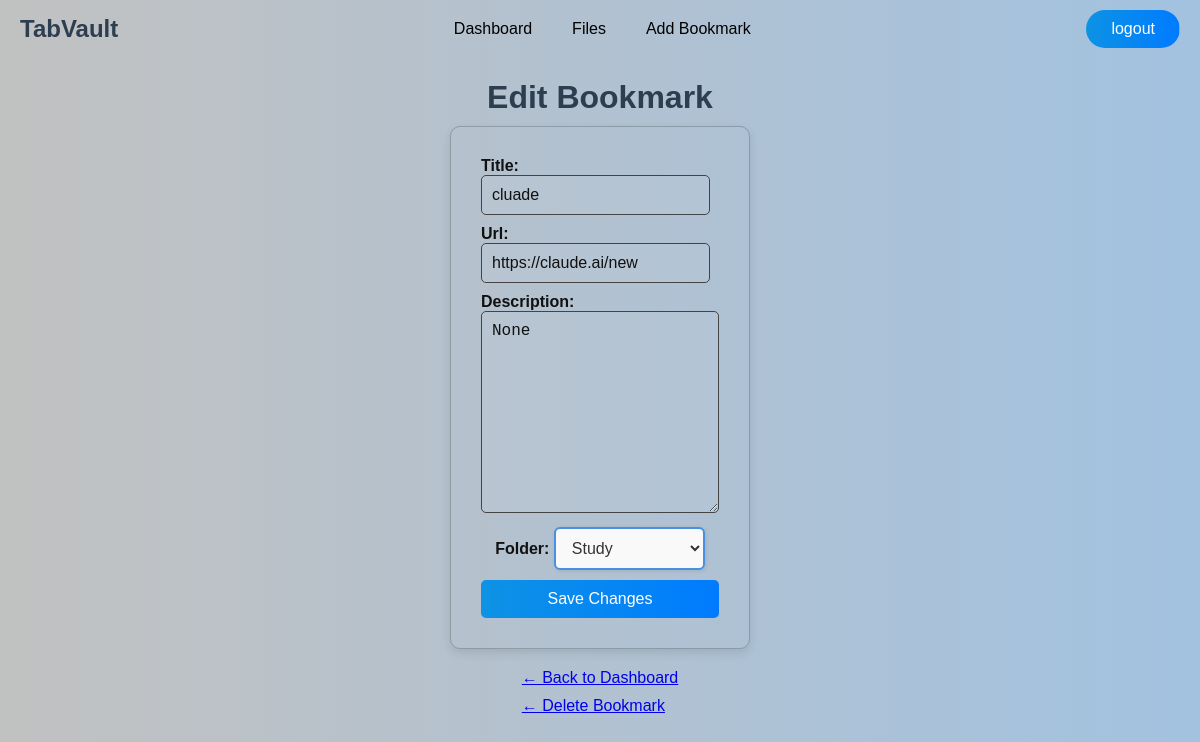
The app's page /dashboard/edit_bookmark/s/ (signed in), older data.
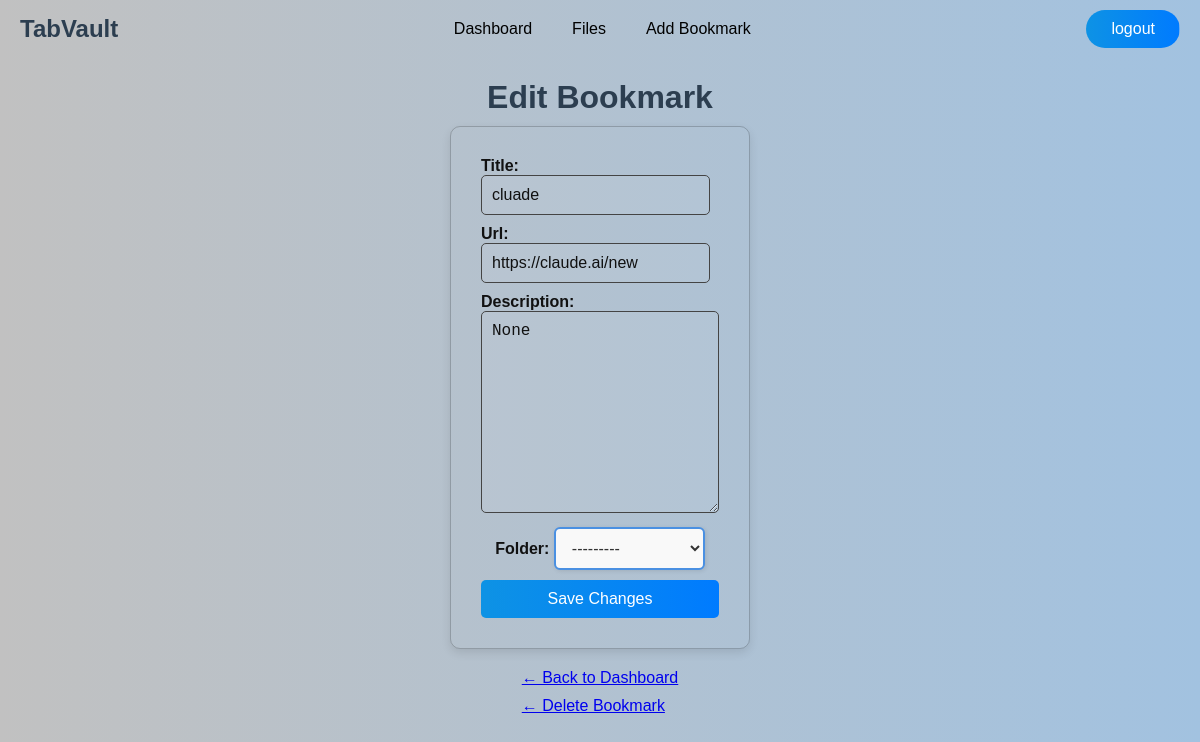
The same page, newer data.
### Dashboard/models.py (models this page shows, shortened)
class Bookmark(models.Model):
    user = models.ForeignKey(User, on_delete=models.CASCADE)
    title = models.CharField(max_length=255)
    url = models.URLField()
    slug = models.SlugField(max_length=255, unique=True, blank=True)
    folder = models.ForeignKey('File', on_delete=models.SET_NULL, null=True, blank=True, related_name='bookmarks')
    description = models.TextField(blank=True, null=True)
    created_at = models.DateTimeField(auto_now_add=True)
    updated_at = models.DateTimeField(auto_now=True)

### Dashboard/views.py (the view)
# urls.py: path('edit_bookmark/<slug:slug>/', views.edit_bookmark, name='edit_bookmark'),
@login_required
def edit_bookmark(request, slug):
    bookmark = Bookmark.objects.get(slug=slug)
    if request.method == "POST":
        form = forms.BookmarkForm(request.POST, request.FILES, instance=bookmark)
        if form.is_valid():
            bookmark = form.save(commit=False)
            bookmark.user = request.user
            bookmark.save() # auto generate slug
            return redirect('Dashboard:dashboard')
    else:
        form = forms.BookmarkForm(instance=bookmark)
    return render(request, 'Dashboard/edit_bookmark.html', {'form': form, 'bookmark': bookmark})

### Dashboard/models.py (called while the page is built)
    def __str__(self):
        return self.name

### Dashboard/templates/Dashboard/edit_bookmark.html (shortened to what this page needs)
{% extends "main/layout.html" %}
{% block content %}
    <h1>Edit Bookmark</h1>
    <form method="POST" enctype="multipart/form-data">
        {{ form.as_p }}
        <button type="submit">Save Changes</button>
    </form>
    <p>
        <div class="edit-links">
        <a href="{% url 'Dashboard:dashboard' %}">← Back to Dashboard</a>
        <a href="{% url "Dashboard:delete_bookmark" bookmark.slug %}">← Delete Bookmark</a>
        </div>
    </p>
{% endblock %}

Row changes from the older to the newer data that the page shows:
changed Bookmark "cluade": folder "Study" → "---------"
